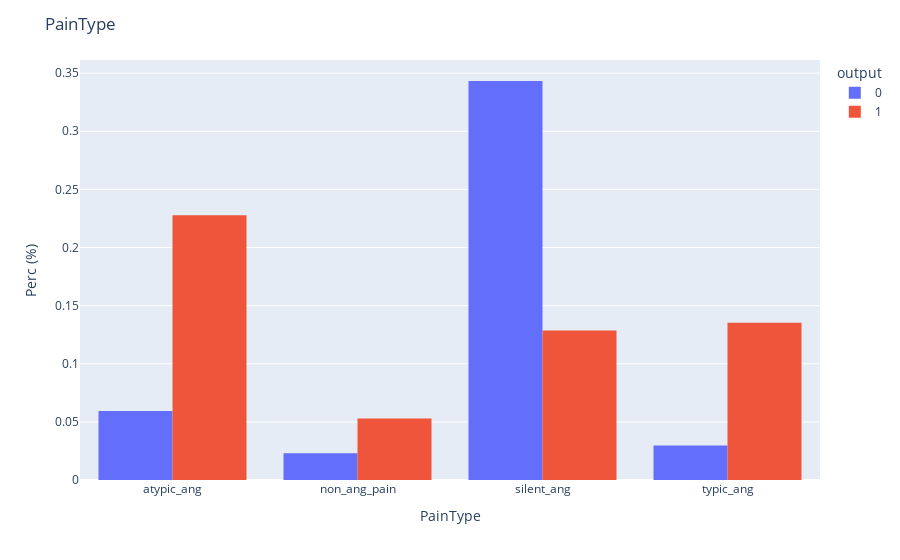
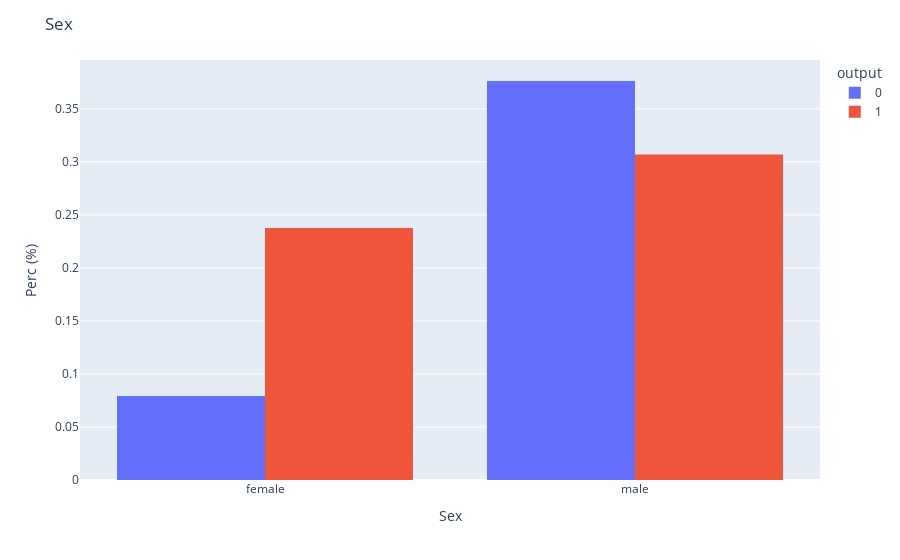

Notebook code for these charts, in order:
### Markdown cell above
## Variáveis categoricas

### Code cell
# copy of the dataframe to generate the graphs
df2 = train.copy()
# phanton feature
df2['c'] = 1

for c in cat_vars:
    r= df2.groupby(['output', c]).agg({'count'})['c'].reset_index()
    r['perc'] = r['count'] / df2.shape[0]
    fig = px.histogram(r, x=c, y="perc",
                 color='output', barmode='group')
    fig.update_layout(title_text=f"{c}", yaxis_title="Perc (%)")
    fig.show()

### Figure 1 — Plotly figure (JSON) as saved in the notebook; plotly's stock layout.template omitted (floating-point values rounded to 4 significant figures)
{"data": [{"alignmentgroup": "True", "bingroup": "x", "histfunc": "sum", "hovertemplate": "output=0<br>PainType=%{x}<br>sum of perc=%{y}<extra></extra>", "legendgroup": "0", "marker": {"color": "#636efa", "pattern": {"shape": ""}}, "name": "0", "offsetgroup": "0", "orientation": "v", "showlegend": true, "type": "histogram", "x": ["atypic_ang", "non_ang_pain", "silent_ang", "typic_ang"], "xaxis": "x", "y": [0.05941, 0.0231, 0.3432, 0.0297], "yaxis": "y"}, {"alignmentgroup": "True", "bingroup": "x", "histfunc": "sum", "hovertemplate": "output=1<br>PainType=%{x}<br>sum of perc=%{y}<extra></extra>", "legendgroup": "1", "marker": {"color": "#EF553B", "pattern": {"shape": ""}}, "name": "1", "offsetgroup": "1", "orientation": "v", "showlegend": true, "type": "histogram", "x": ["atypic_ang", "non_ang_pain", "silent_ang", "typic_ang"], "xaxis": "x", "y": [0.2277, 0.05281, 0.1287, 0.1353], "yaxis": "y"}], "layout": {"barmode": "group", "legend": {"title": {"text": "output"}, "tracegroupgap": 0}, "margin": {"t": 60}, "title": {"text": "PainType"}, "xaxis": {"anchor": "y", "domain": [0, 1], "title": {"text": "PainType"}}, "yaxis": {"anchor": "x", "domain": [0, 1], "title": {"text": "Perc (%)"}}}}

### Figure 2 — Plotly figure (JSON) as saved in the notebook; plotly's stock layout.template omitted (floating-point values rounded to 4 significant figures)
{"data": [{"alignmentgroup": "True", "bingroup": "x", "histfunc": "sum", "hovertemplate": "output=0<br>Sex=%{x}<br>sum of perc=%{y}<extra></extra>", "legendgroup": "0", "marker": {"color": "#636efa", "pattern": {"shape": ""}}, "name": "0", "offsetgroup": "0", "orientation": "v", "showlegend": true, "type": "histogram", "x": ["female", "male"], "xaxis": "x", "y": [0.07921, 0.3762], "yaxis": "y"}, {"alignmentgroup": "True", "bingroup": "x", "histfunc": "sum", "hovertemplate": "output=1<br>Sex=%{x}<br>sum of perc=%{y}<extra></extra>", "legendgroup": "1", "marker": {"color": "#EF553B", "pattern": {"shape": ""}}, "name": "1", "offsetgroup": "1", "orientation": "v", "showlegend": true, "type": "histogram", "x": ["female", "male"], "xaxis": "x", "y": [0.2376, 0.3069], "yaxis": "y"}], "layout": {"barmode": "group", "legend": {"title": {"text": "output"}, "tracegroupgap": 0}, "margin": {"t": 60}, "title": {"text": "Sex"}, "xaxis": {"anchor": "y", "domain": [0, 1], "title": {"text": "Sex"}}, "yaxis": {"anchor": "x", "domain": [0, 1], "title": {"text": "Perc (%)"}}}}
